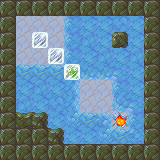

This is a level from a 2D game, rendered from its Tiled map with the project's own tilesets. A one-line summary and the map file follow, with tile-layer data summarised:
An orthogonal 10x10 tile map with 16x16 px tiles, 4 tile layers (Bottom, Floor, FloorTop, Blocks), 5 tilesets.

<map version="1.0" orientation="orthogonal" width="10" height="10" tilewidth="16" tileheight="16">
 <tileset firstgid="1" name="ground" tilewidth="16" tileheight="16">
  <image source="assets/tileset-ground.png" width="48" height="16" />
 </tileset>
 <tileset firstgid="4" name="misc" tilewidth="16" tileheight="16">
  <image source="assets/tileset-misc.png" width="64" height="16" />
  <tile id="3">
   <properties>
    <property name="goal" value="true" />
   </properties>
  </tile>
 </tileset>
 <tileset firstgid="8" name="pushblocks" tilewidth="16" tileheight="16">
  <image source="assets/tileset-pushblocks.png" width="48" height="16" />
  <tile id="1">
   <properties>
    <property name="goal" value="true" />
    <property name="sprite" value="assets/frozen.sprite" />
   </properties>
  </tile>
 </tileset>
 <tileset firstgid="11" name="rocks" tilewidth="16" tileheight="16">
  <properties>
   <property name="collision" value="true" />
  </properties>
  <image source="assets/tileset-rocks.png" width="256" height="48" />
 </tileset>
 <tileset firstgid="59" name="slippery" tilewidth="16" tileheight="16">
  <properties>
   <property name="slippery_block" value="true" />
   <property name="slippery_player" value="true" />
  </properties>
  <image source="assets/tileset-slippery.png" width="256" height="48" />
 </tileset>
 <layer name="Bottom" width="10" height="10">
  <data>[100 cells, 100 non-empty, 2 distinct tile ids]</data>
 </layer>
 <layer name="Floor" width="10" height="10">
  <properties>
   <property name="player_offset_y" value="-1" />
   <property name="player_sprite" value="assets/dino.sprite" />
  </properties>
  <data>[100 cells, 66 non-empty, 13 distinct tile ids]</data>
 </layer>
 <layer name="FloorTop" width="10" height="10">
  <data>[100 cells, 42 non-empty, 4 distinct tile ids]</data>
 </layer>
 <layer name="Blocks" width="10" height="10">
  <data>[100 cells, 3 non-empty, 2 distinct tile ids]</data>
 </layer>
</map>
